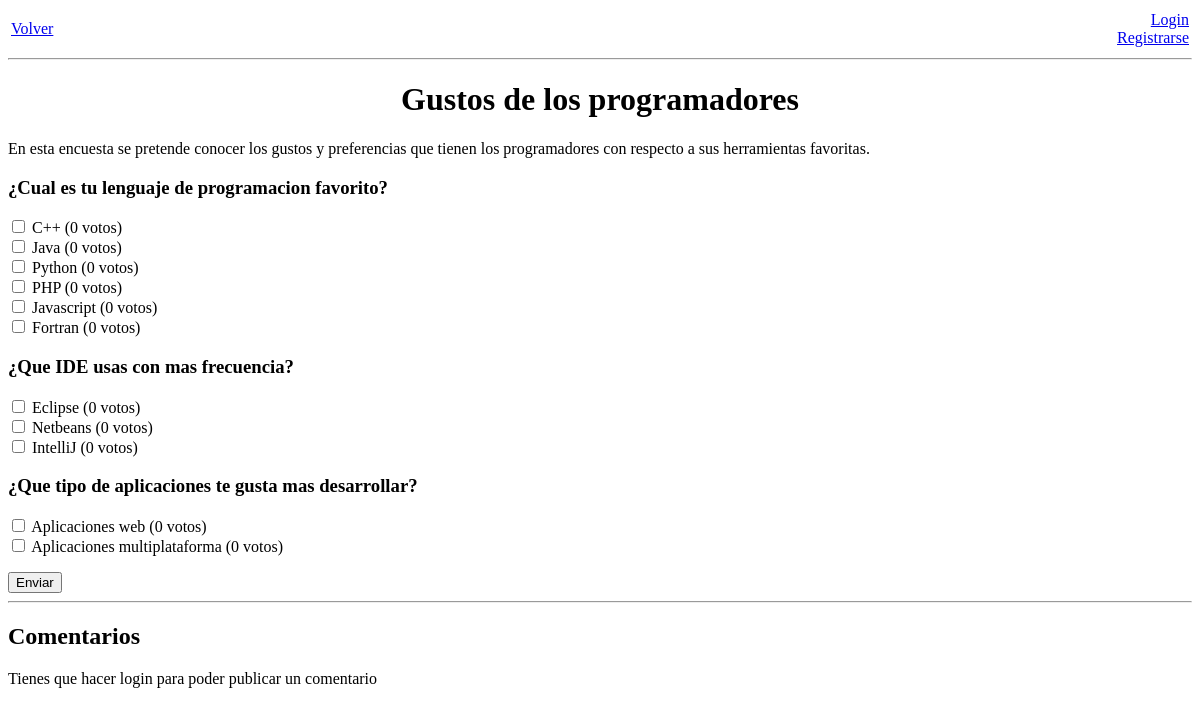
The app's page /encuestas/13/ with its own data.
### encuestasApp/models.py (models this page shows, shortened)
class Encuesta(models.Model):
	titulo = models.CharField(max_length=200)
	descripcion = models.CharField(max_length=1000)
	fechaPub = models.DateTimeField('fecha de publicacion')
	visitas = models.IntegerField(default=0)
	usuario = models.ForeignKey(Usuario, on_delete=models.CASCADE, null=False)

class Pregunta(models.Model):
	texto = models.CharField(max_length=200)
	encuesta = models.ForeignKey(Encuesta, on_delete=models.CASCADE, null=False)

class Respuesta(models.Model):
	texto = models.CharField(max_length=200)
	numVotos = models.IntegerField(default=0)
	pregunta = models.ForeignKey(Pregunta, on_delete=models.CASCADE, null=False)

### encuestasApp/views.py (the view, shortened to what this page needs)
# urls.py: path('encuestas/<int:idEncuesta>/', views.verEncuesta, name="encuestas"),
def verEncuesta(request, idEncuesta):
	if 'enviar' in request.POST:
		for respuestaId in request.POST.getlist('respuesta'):
			r = Respuesta.objects.get(pk=respuestaId)
			r.numVotos += 1
			r.save()
		return redirect('/')
	login = 'usuario' in request.session
	encuesta = Encuesta.objects.get(pk=idEncuesta)
	if 'publicar' not in request.POST:
		encuesta.visitas += 1
		encuesta.save()
	preguntas = encuesta.pregunta_set.all()
	listaPreguntas = []
	for pregunta in preguntas:
		p = {}
		p['id'] = pregunta.pk
		p['texto'] = pregunta.texto
		listaRespuestas = []
		for respuesta in pregunta.respuesta_set.all():
			r = {}
			r['id'] = respuesta.pk
			r['texto'] = respuesta.texto
			r['votos'] = respuesta.numVotos
			listaRespuestas.append(r)
		p['respuestas'] = listaRespuestas
		listaPreguntas.append(p)
	comentarios = Comentario.objects.filter(encuesta=encuesta).order_by('fechaPub')
	contexto = {
		'login':login,
		'encuesta':encuesta,
		'preguntas':listaPreguntas,
		'comentarios':comentarios
	}
	return render(request, 'encuestasApp/verEncuesta.html', contexto)

### encuestasApp/templates/encuestasApp/verEncuesta.html (shortened to what this page needs)
<html>
<head>
	{% load static %}
	<link rel="stylesheet" type="text/css" href="{% static 'encuestasApp/estilos.css' %}"></link>
</head>
<body>
	<table style="width: 100%">
		<tr>
			<td style="text-align: left"><a href="{% url 'encuestas2:index' %}">Volver</a></td>
			<td style="text-align: right">
				{% if login %}
				<a href="{% url 'encuestas2:misEncuestas' %}">Mis encuestas<a/><br/>
				<input type="submit" class="enlace" name="logout" value="Logout"/><br/>
				{% else %}
				<a href="{% url 'encuestas2:login' %}">Login</a><br/>
				<a href="{% url 'encuestas2:registrarse' %}">Registrarse</a>
				{% endif %}
			</td>
		</tr>
	</table>
	<hr/>
	<h1 style="text-align: center">{{encuesta.titulo}}</h1>
	<p>{{encuesta.descripcion}}</p>
	<form action="" method="post">
	{% for pregunta in preguntas %}
	<h3>{{pregunta.texto}}</h3>
	<p>
		{% for respuesta in pregunta.respuestas %}
		<input type="checkbox" name="respuesta" id="{{respuesta.id}}" value="{{respuesta.id}}"/>
		<label for="{{respuesta.id}}">{{respuesta.texto}} ({{respuesta.votos}} votos)</label><br/>
		{% endfor %}
	</p>
	{% endfor %}
	<input type="submit" name="enviar" value="Enviar"/>
	<hr/>
	<h2>Comentarios</h2>
	{% if login %}
		<textarea name="comentario" style="width:50%" placeholder="Comentario"></textarea><br/>
		<input type="submit" name="publicar" value="Enviar"/>
	{% else %}
	Tienes que hacer login para poder publicar un comentario
	{% endif %}
	</form>
</body>
</html>

### records on screen
Encuesta: titulo "Gustos de los programadores", descripcion "En esta encuesta se pretende conocer los gustos y preferencias que tienen los programadores con respecto a sus herramientas favoritas."
Pregunta: texto "¿Cual es tu lenguaje de programacion favorito?"
Respuesta: texto "C++"
Respuesta: texto "Java"
Respuesta: texto "Python"
Respuesta: texto "PHP"
Respuesta: texto "Javascript"
Respuesta: texto "Fortran"
Pregunta: texto "¿Que IDE usas con mas frecuencia?"
Respuesta: texto "Eclipse"
Respuesta: texto "Netbeans"
Respuesta: texto "IntelliJ"
Pregunta: texto "¿Que tipo de aplicaciones te gusta mas desarrollar?"
Respuesta: texto "Aplicaciones web"
Respuesta: texto "Aplicaciones multiplataforma"

### other values on screen
{{ respuesta.votos }} "0" "0" "0" "0" "0" "0" "0" "0" "0" "0" "0"
